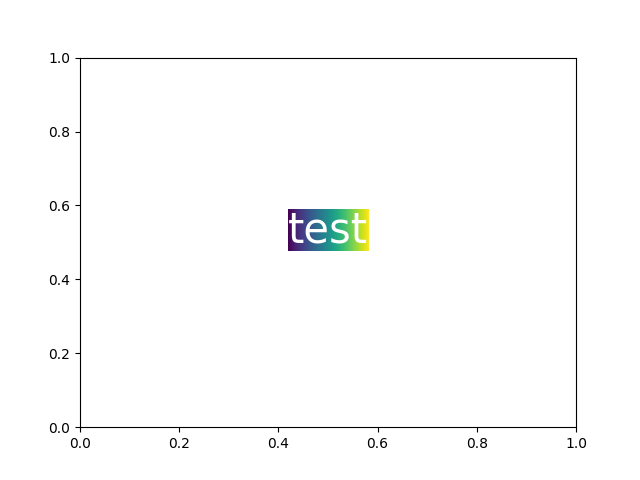

The script that drew this image:
#
# b u g . p y
#

import matplotlib.pyplot as plt
import numpy as np
from matplotlib.image import BboxImage

if __name__ == '__main__':
    fig,ax = plt.subplots()

    txt = ax.text(0.5, 0.5, "test", size=30, ha="center", color="w")
    ax.add_artist(
        BboxImage(txt.get_window_extent, data=np.arange(256).reshape((1, -1))))

    plt.show()
